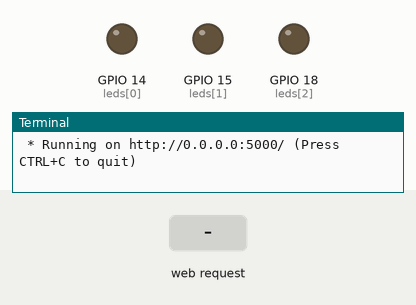
The program below on a simulated Raspberry Pi (BCM pin numbers). Parts: output pins drawn as LEDs (lit = HIGH), the last lines printed to the terminal. Inputs (shaded band) come from the test bench. The clock reads 2024-03-15 10:24:30 at power-on unless the program sets it.

Above: at 1.2 s.
1.3 s: HTTP request for /green/50 received
At 1.6 s:
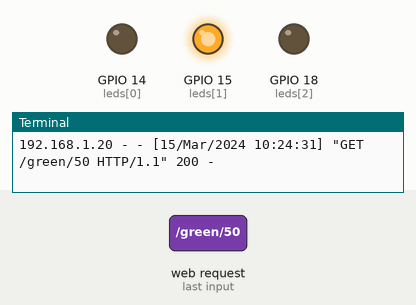
2.8 s: HTTP request for /red/50 received
At 4.0 s:
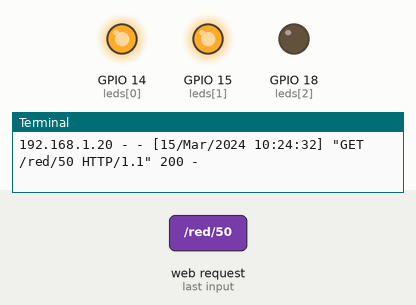
4.3 s: HTTP request for /yellow/50 received
At 5.1 s:
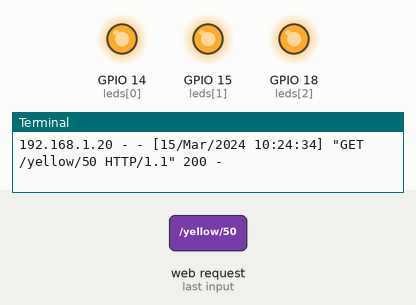
5.8 s: HTTP request for /green/0 received
At 6.3 s:
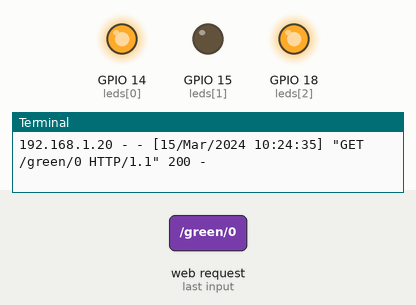
7.3 s: HTTP request for /red/0 received
At 8.5 s:
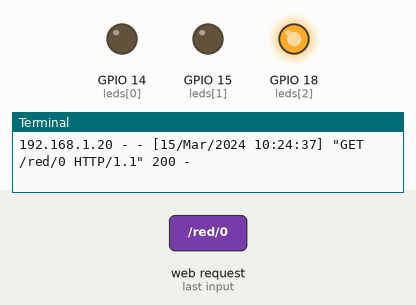
8.8 s: HTTP request for /green/90 received
At 9.7 s:
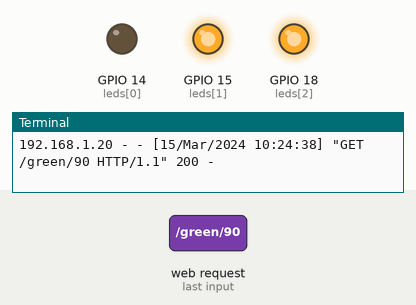
Timing chart, 0 to 11.3 s (numbered marks = the images above; inputs shaded):
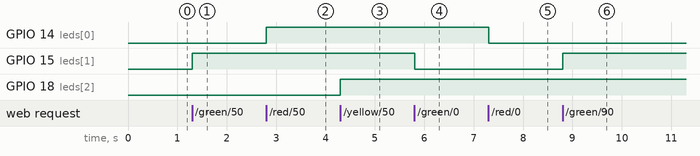

The program:

app.py
```python
from flask import Flask, render_template
from gpiozero import LEDBoard
#import Adafruit_DHT

app = Flask(__name__)

# leds의 핀번호 정의(BCM 핀번호)
leds = LEDBoard(14, 15, 18)

# leds의 상태 정보 저장을 위한 데이터
led_states = {
	'red':0,
	'green':0,
	'yellow':0
}

@app.route('/')
def hello():
    return 'Hello World!'


#@app.route('/temp')
#def temp_hum():
#    sensor = Adafruit_DHT.DHT11
#    pin = 17
#    humidity, temperature = Adafruit_DHT.read_retry(sensor,pin)
#    DHT = { 'temp' : temperature, 'humi' : humidity}
#    return render_template('index2.html',**DHT)


# ex) 192.168.1.57:5000/red/0
@app.route('/<color>/<int:state>')
def led_switch(color, state):
    led_states[color] = state
    leds.value=tuple(led_states.values())
    return render_template('index.html', led_states=led_states)

@app.route('/all/<int:state>')
def all_on_off(state):
    if state is 0:
        led_states={
            'red':0,
            'green':0,
            'yellow':0
        }
    elif state is 1:
        led_states={
            'red':1,
            'green':1,
            'yellow':1
        }

    leds.value=tuple(led_states.values())
    return render_template('index.html', led_states=led_states)


if __name__ == "__main__":

    app.run(host='0.0.0.0', port=5000, debug=True)
```

Measured:
- after the input at 1.3 s, GPIO 15 (leds[1]): LOW → HIGH at once
- after the input at 2.8 s, GPIO 14 (leds[0]): LOW → HIGH at once
- after the input at 4.3 s, GPIO 18 (leds[2]): LOW → HIGH at once
- after the input at 5.8 s, GPIO 15 (leds[1]): HIGH → LOW at once
- after the input at 7.3 s, GPIO 14 (leds[0]): HIGH → LOW at once
- after the input at 8.8 s, GPIO 15 (leds[1]): LOW → HIGH at once
